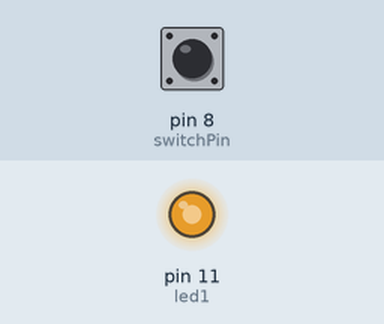
Recording of a sketch running on a simulated Arduino Uno, built with avr-gcc and run on an emulated ATmega328P. Parts: output pins drawn as LEDs (lit = HIGH). Inputs (shaded band) come from the test bench; at power-on: pin 8 (switchPin) LOW. What the sketch prints to the serial monitor is not drawn.

Above: at 0.1 s.
Timing chart, 0 to 1.6 s (numbered marks = the images above):
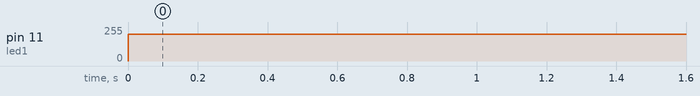

The sketch:

tiltswitch_tester.ino
```cpp
int switchPin = 8;
int led1 = 11;
int switchState = 0;

void setup() {
  // put your setup code here, to run once:
pinMode(switchPin, INPUT);
pinMode(led1, OUTPUT);
Serial.begin(9600);
}

void loop() {
  // put your main code here, to run repeatedly:
switchState = digitalRead(switchPin);
Serial.print(switchState);
if (switchState = HIGH) {
  analogWrite(led1, 200);
}
}
```

Measured:
- by itself, pin 11 (led1): 0/255 → 200/255 at 0.00 s
